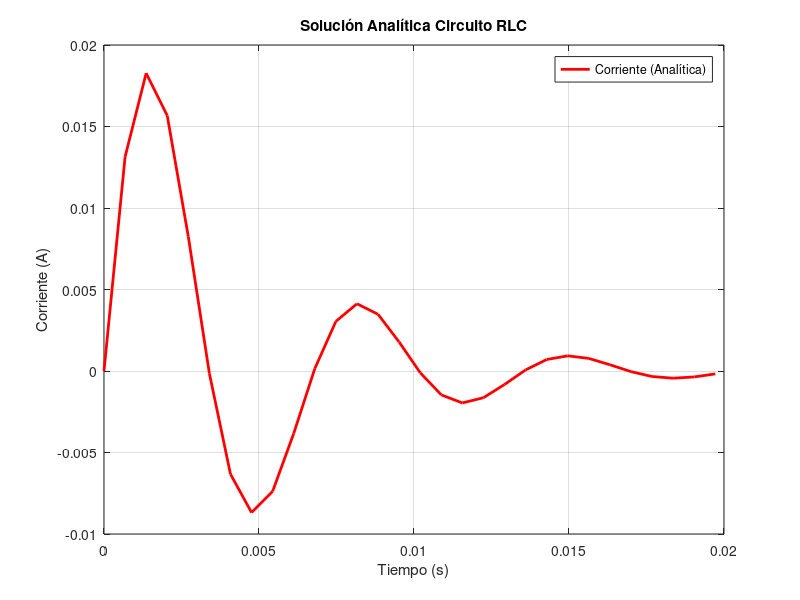

This chart was generated by the following MATLAB code:
%% Solución analítica para un circuito RLC en serie
clear all;
close all;

% Parámetros del circuito RLC
R = 220;        % Resistencia (Ohm)
L = 500e-3;       % Inductancia (H)
C = 2.2e-6;     % Capacitancia (F)
V0 = 12;       % Voltaje inicial en el capacitor (V)
I0 = 0;        % Corriente inicial (A)

% Parámetros de simulación
t0 = 0;        % Tiempo inicial (s)
tf = 0.02;      % Tiempo final (s)
h = 0.00068;      % Paso de tiempo (s)
t = t0:h:tf;   % Vector de tiempo
N = length(t); % Número de pasos

% Cálculo de parámetros analíticos
alpha = R / (2*L);              % Coeficiente de amortiguamiento
omega0 = 1 / sqrt(L*C);         % Frecuencia natural
delta = alpha^2 - omega0^2;     % Discriminante

% Inicialización del vector para la solución analítica
i_analytic = zeros(1, N);

% Solución analítica según el tipo de amortiguamiento
if delta < 0
    % Caso subamortiguado
    omega_d = sqrt(omega0^2 - alpha^2); % Frecuencia amortiguada
    A = V0 / (L * omega_d);            % Constante basada en vC(0) = V0, i(0) = 0
    for n = 1:N
        i_analytic(n) = A * exp(-alpha*t(n)) * sin(omega_d*t(n));
    end
    disp('Caso: Subamortiguado');
elseif delta == 0
    % Caso críticamente amortiguado
    A = V0 / L; % Constante basada en vC(0) = V0, i(0) = 0
    for n = 1:N
        i_analytic(n) = A * t(n) * exp(-alpha*t(n));
    end
    disp('Caso: Críticamente amortiguado');
else
    % Caso sobreamortiguado
    s1 = -alpha + sqrt(delta);
    s2 = -alpha - sqrt(delta);
    A1 = V0 / (L * (s1 - s2)); % Constante basada en vC(0) = V0, i(0) = 0
    A2 = -A1;
    for n = 1:N
        i_analytic(n) = A1 * exp(s1*t(n)) + A2 * exp(s2*t(n));
    end
    disp('Caso: Sobreamortiguado');
end

% Graficar solución analítica
figure;
plot(t, i_analytic, 'r-', 'LineWidth', 2, 'DisplayName', 'Corriente (Analítica)');
xlabel('Tiempo (s)');
ylabel('Corriente (A)');
title('Solución Analítica Circuito RLC');
legend;
grid on;